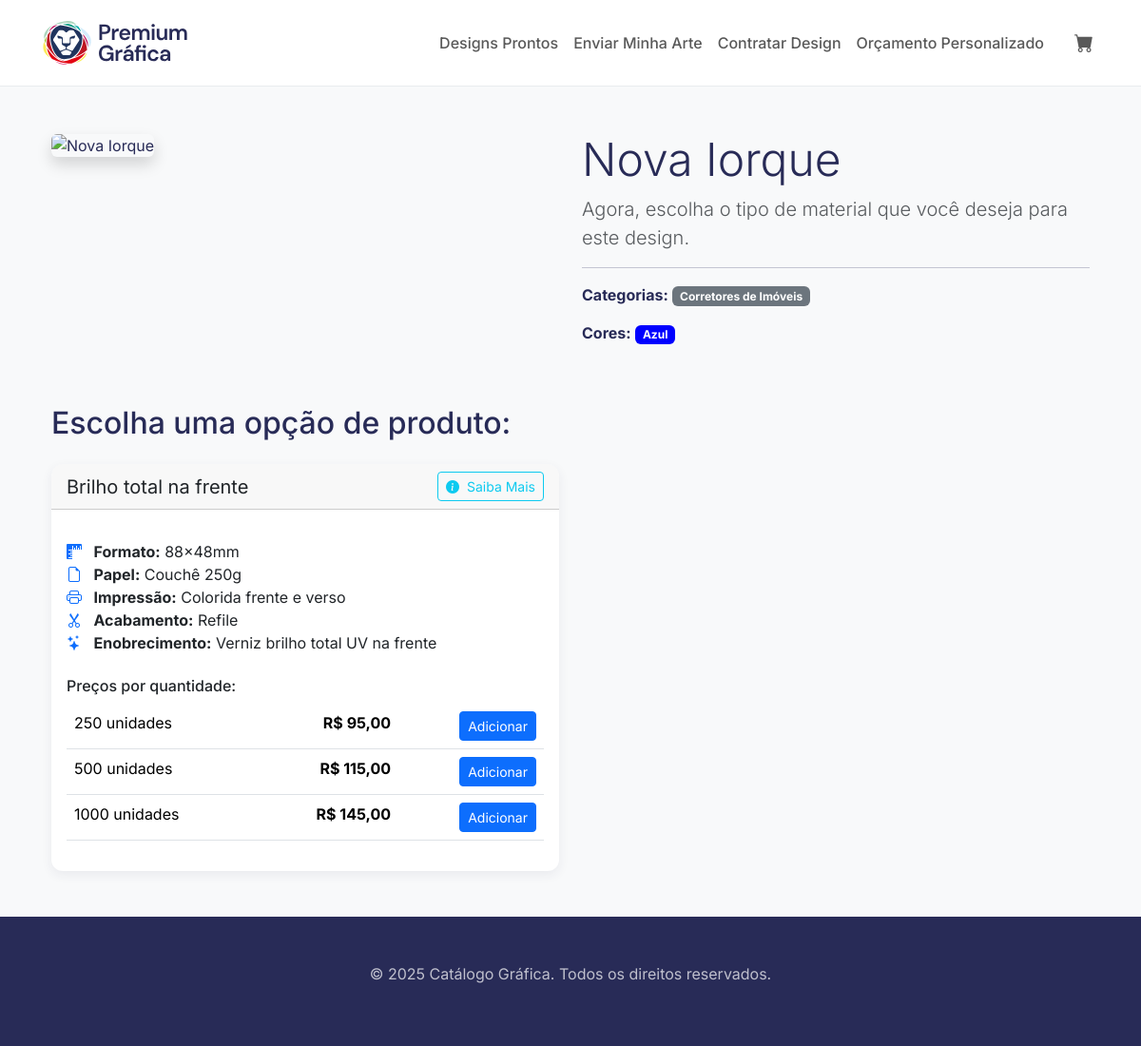
The app's page /designs/1/ with its own data.
### designs/models.py (models this page shows, shortened)
class Design(models.Model):
    name = models.CharField(max_length=100, verbose_name="Nome do Design")
    image = CloudinaryField('image', folder='designs')
    categories = models.ManyToManyField(Category, related_name="designs", verbose_name="Categorias")
    colors = models.ManyToManyField(Color, related_name="designs", blank=True, verbose_name="Cores")
    available_variations = models.ManyToManyField(
        ProductVariation,
        related_name="designs",
        help_text="Selecione as variações de produto que podem ser usadas com este design.",
        verbose_name="Variações de Produto Disponíveis"
    )
    class Meta:
        verbose_name = "Design"
        verbose_name_plural = "Designs"

class Category(models.Model):
    name = models.CharField(max_length=100, unique=True, verbose_name="Nome da Categoria")
    slug = models.SlugField(max_length=100, unique=True, help_text="Versão do nome otimizada para URLs.")
    class Meta:
        verbose_name = "Categoria"
        verbose_name_plural = "Categorias"
        ordering = ['name']

class Color(models.Model):
    name = models.CharField(max_length=50, unique=True, verbose_name="Nome da Cor")
    hex_code = models.CharField(max_length=7, unique=True, help_text="Código Hexadecimal da cor. Ex: #FF5733", verbose_name="Código Hex")
    class Meta:
        verbose_name = "Cor"
        verbose_name_plural = "Cores"
        ordering = ['name']

### products/models.py (models this page shows, shortened)
class ProductVariation(models.Model):
    product_type = models.ForeignKey(ProductType, on_delete=models.PROTECT, related_name="variations", verbose_name="Tipo de Produto")
    name = models.CharField(max_length=100, verbose_name="Nome da Variação")
    icon_image = CloudinaryField('icon_image', blank=True, null=True, folder='products/icons')
    detailed_description = models.TextField(
        blank=True,
        verbose_name="Descrição Detalhada",
        help_text="Explique em detalhes sobre o produto, papel, acabamentos, etc."
    )
    video_url = models.URLField(
        blank=True,
        verbose_name="URL do Vídeo (YouTube, Vimeo)",
        help_text="Cole aqui o link 'embed' do vídeo."
    )
    class Meta:
        verbose_name = "Variação de Produto"
        verbose_name_plural = "Variações de Produtos"
        unique_together = ('product_type', 'name')

class Specification(models.Model):
    product_variation = models.ForeignKey(ProductVariation, on_delete=models.CASCADE, related_name="specifications", verbose_name="Variação de Produto")
    name = models.CharField(max_length=100, verbose_name="Nome da Característica") # Ex: "Papel"
    value = models.CharField(max_length=255, verbose_name="Valor da Característica") # Ex: "Couchê 300g"
    icon = models.CharField(
        max_length=50,
        blank=True, # O ícone é opcional
        verbose_name="Classe do Ícone (Bootstrap Icons)",
        help_text="Ex: 'bi-rulers' ou 'bi-palette'. Veja os nomes em bootstrap-icons."
    )
    class Meta:
        verbose_name = "Especificação"
        verbose_name_plural = "Especificações"
        unique_together = ('product_variation', 'name')

class PriceTier(models.Model):
    product_variation = models.ForeignKey(ProductVariation, on_delete=models.CASCADE, related_name="price_tiers", verbose_name="Variação de Produto")
    quantity = models.PositiveIntegerField(verbose_name="Quantidade")
    price = models.DecimalField(max_digits=10, decimal_places=2, verbose_name="Preço")
    class Meta:
        verbose_name = "Faixa de Preço"
        verbose_name_plural = "Faixas de Preço"
        unique_together = ('product_variation', 'quantity')
        ordering = ['quantity']

### designs/views.py (the view)
# urls.py: path('designs/<int:design_id>/', views.design_detail_view, name='detail'),
def design_detail_view(request, design_id):
    design = get_object_or_404(Design, id=design_id)
    context = {
        'design': design
    }
    return render(request, 'designs/design_detail.html', context)

### core/templatetags/video_filters.py (called while the page is built)
@register.filter(name='get_embed_url')
def get_embed_url(video_url):
    if not video_url:
        return ""
    regex = (
        r'(https?://)?(www\.)?'
        '(youtube|youtu|youtube-nocookie)\.(com|be)/'
        '(watch\?v=|embed/|v/|.+\?v=)?([^&=%\?]{11})')
    match = re.search(regex, video_url)
    if match:
        video_id = match.group(6)
        return f"https://www.youtube.com/embed/{video_id}"
    return video_url

### orders/context_processors.py (called while the page is built)
def cart_context(request):
    cart = request.session.get('cart', {})
    cart_item_count = len(cart)
    return {
        'cart': cart,
        'cart_item_count': cart_item_count,
    }

### designs/templates/designs/design_detail.html (shortened to what this page needs)
{% extends "core/base.html" %} {% load video_filters %} {% block title %} {{ design.name }} - {{ block.super }} {% endblock %} {% block content %}
<div class="container">
    <div class="row mb-5">
        <div class="col-md-6">
            <img src="{{ design.image.url }}" class="img-fluid rounded shadow" alt="{{ design.name }}" />
        </div>
        <div class="col-md-6">
            <h1 class="display-5">{{ design.name }}</h1>
            <p class="lead text-muted">Agora, escolha o tipo de material que você deseja para este design.</p>
            <hr />
            <p>
                <strong>Categorias:</strong>
                {% for category in design.categories.all %}
                <span class="badge bg-secondary">{{ category.name }}</span>
                {% endfor %}
            </p>
            <p>
                <strong>Cores:</strong>
                {% for color in design.colors.all %}
                <span class="badge" style="background-color: {{ color.hex_code }}; color: #fff;">{{ color.name }}</span>
                {% endfor %}
            </p>
        </div>
    </div>
    <h2 class="mb-4">Escolha uma opção de produto:</h2>
    <div class="row row-cols-1 row-cols-md-2 g-4">
        {% for variation in design.available_variations.all %}
        <div class="col">
            <div class="card h-100 card-product">
                <div class="card-header d-flex justify-content-between align-items-center">
                    <h5 class="my-0 fw-normal">{{ variation.name }}</h5>
                    <button type="button" class="btn btn-sm btn-outline-info" data-bs-toggle="modal" data-bs-target="#variationModal-{{ variation.id }}"><i class="bi bi-info-circle-fill me-1"></i> Saiba Mais</button>
                </div>
                <div class="card-body">
                    <ul class="list-unstyled mt-3 mb-4">
                        {% for spec in variation.specifications.all %}
                        <li>{% if spec.icon %}<i class="bi {{ spec.icon }} me-2 text-primary"></i>{% endif %} <strong>{{ spec.name }}:</strong> {{ spec.value }}</li>
                        {% empty %}
                        <li>Nenhuma especificação cadastrada.</li>
                        {% endfor %}
                    </ul>
                    <h6>Preços por quantidade:</h6>
                    <table class="table">
                        <tbody>
                            {% for tier in variation.price_tiers.all %}
                            <tr>
                                <td>{{ tier.quantity }} unidades</td>
                                <td class="text-end">
                                    <strong>R$ {{ tier.price|floatformat:2 }}</strong>
                                </td>
                                <td class="text-end">
                                    <form action="{% url 'orders:add_to_cart_with_design' design.id tier.id %}" method="POST" class="d-inline">
                                        <button type="submit" class="btn btn-sm btn-primary">Adicionar</button>
                                    </form>
                                </td>
                            </tr>
                            {% empty %}
                            <tr>
                                <td colspan="3" class="text-center">Nenhum preço cadastrado.</td>
                            </tr>
                            {% endfor %}
                        </tbody>
                    </table>
                </div>
            </div>
        </div>
        {% empty %}
        <div class="col-12">
            <div class="alert alert-warning" role="alert">Nenhuma opção de produto foi configurada para este design ainda.</div>
        </div>
        {% endfor %}
    </div>
</div>
{% endblock %}

### static/css/custom.css (style rules this page uses)
:root { --brand-primary: #282b57; --brand-accent: #ceff00; --brand-hard-gray: #222222; --brand-gray: #595959; --brand-light-gray: #f8f9fa; --brand-white: #ffffff; --brand-border-color: #e9ecef; }
body { font-family: 'Inter', sans-serif; background-color: var(--brand-white); color: var(--brand-primary); display: flex; flex-direction: column; min-height: 100vh; }
.card-product { border: none; border-radius: 12px; overflow: hidden; box-shadow: 0 0.25rem 0.75rem rgba(40, 43, 87, 0.07); }

### records on screen
Design: name "Nova Iorque"
Category: name "Corretores de Imóveis"
Color: name "Azul"
ProductVariation: name "Brilho total na frente"
Specification: name "Formato", value "88x48mm"
Specification: name "Papel", value "Couchê 250g"
Specification: name "Impressão", value "Colorida frente e verso"
Specification: name "Acabamento", value "Refile"
Specification: name "Enobrecimento", value "Verniz brilho total UV na frente"
PriceTier: quantity "250", price "95,00"
PriceTier: quantity "500", price "115,00"
PriceTier: quantity "1000", price "145,00"
